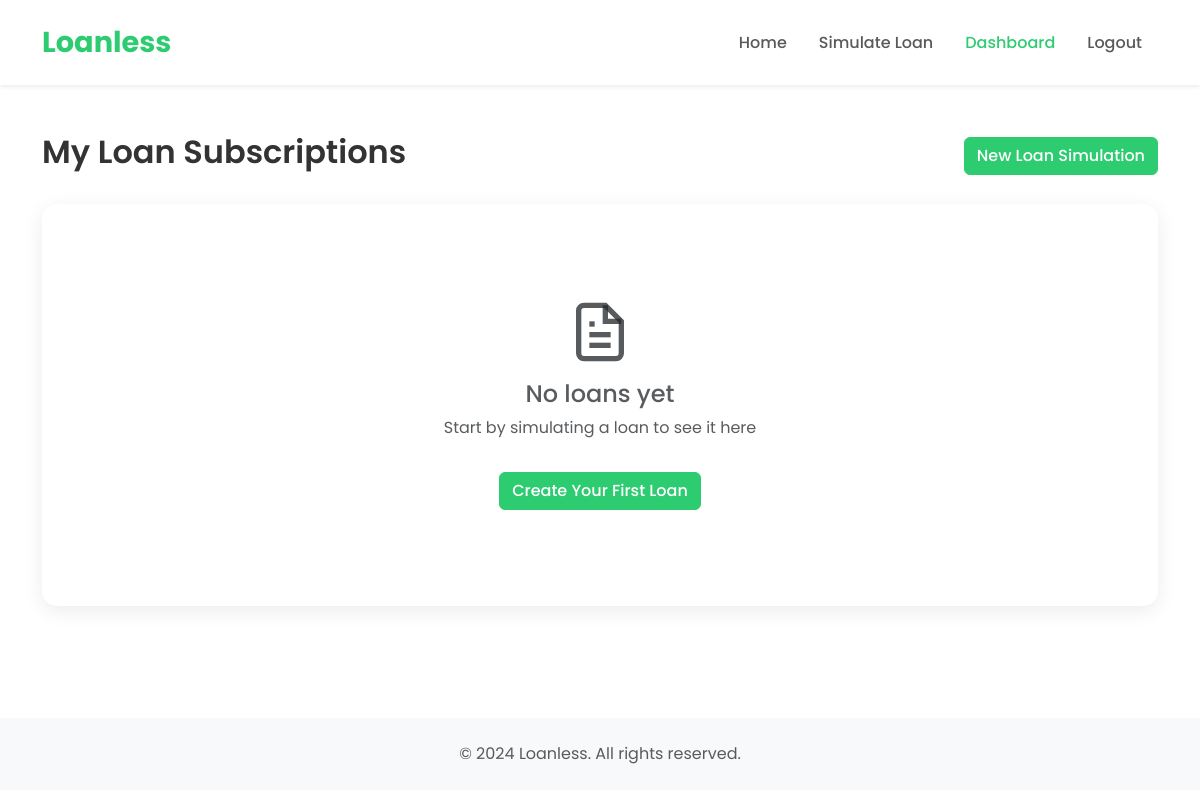
The page /dashboard (signed in) on the database as committed earlier.
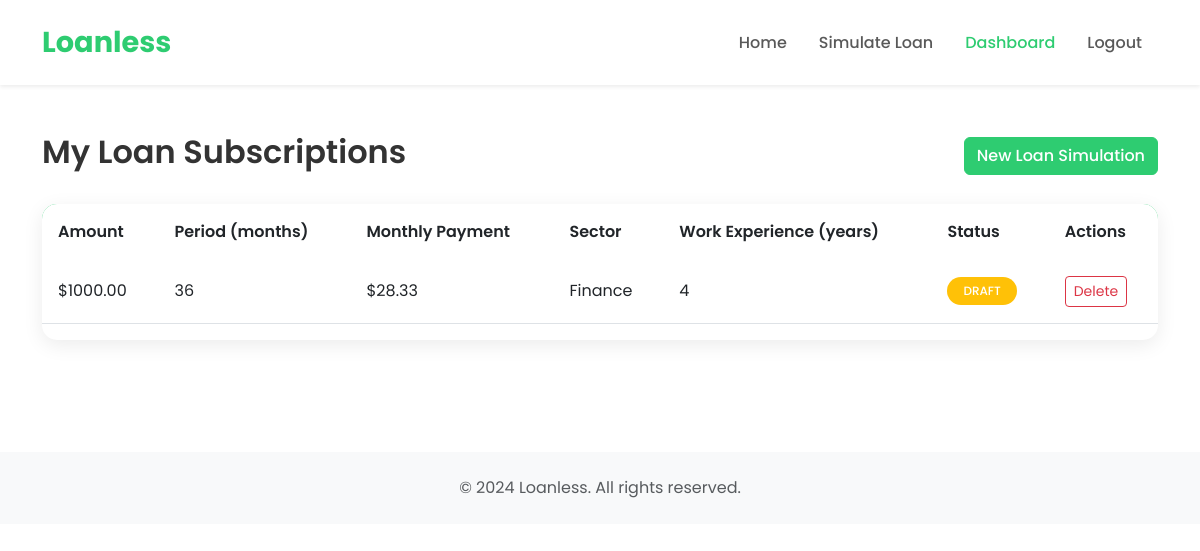
The same page on the database as committed later.
### models.py (models this page shows, shortened)
class Loan(db.Model):
    __tablename__ = 'loans'
    id = db.Column(db.Integer, primary_key=True)
    user_id = db.Column(db.Integer, db.ForeignKey('users.id'), nullable=False)
    amount = db.Column(db.Float, nullable=False)
    work_years = db.Column(db.Integer, nullable=False)
    sector = db.Column(db.String(100), nullable=False)
    payment_period = db.Column(db.Integer, nullable=False)  # in months
    monthly_payment = db.Column(db.Float, nullable=False)
    status = db.Column(db.String(20), default='draft')  # 'draft' or 'accepted'

### app.py (the view)
@app.route('/dashboard')
@login_required
def dashboard():
    loans = Loan.query.filter_by(user_id=current_user.id).order_by(Loan.id.desc()).all()
    return render_template('dashboard.html', loans=loans)

### app.py (called while the page is built)
@login_manager.user_loader
def load_user(user_id):
    return User.query.get(int(user_id))

### templates/dashboard.html (shortened to what this page needs)
<!DOCTYPE html>
<html lang="en">
<head>
    <link href="https://cdn.jsdelivr.net/npm/bootstrap@5.3.0/dist/css/bootstrap.min.css" rel="stylesheet">
    <link rel="stylesheet" href="{{ url_for('static', filename='css/style.css') }}">
</head>
<body>
    <nav class="navbar navbar-expand-lg navbar-light bg-white shadow-sm">
        <div class="container">
            <a class="navbar-brand brand-name" href="{{ url_for('main') }}">Loanless</a>
            <div class="collapse navbar-collapse" id="navbarNav">
                <ul class="navbar-nav ms-auto">
                    <li class="nav-item">
                        <a class="nav-link" href="{{ url_for('main') }}">Home</a>
                    </li>
                    <li class="nav-item">
                        <a class="nav-link" href="{{ url_for('simulate') }}">Simulate Loan</a>
                    </li>
                    <li class="nav-item">
                        <a class="nav-link active" href="{{ url_for('dashboard') }}">Dashboard</a>
                    </li>
                    <li class="nav-item">
                        <a class="nav-link" href="{{ url_for('logout') }}">Logout</a>
                    </li>
                </ul>
            </div>
        </div>
    </nav>
    <section class="py-5">
        <div class="container">
            <div class="d-flex justify-content-between align-items-center mb-4">
                <h2 class="section-title">My Loan Subscriptions</h2>
                <a href="{{ url_for('simulate') }}" class="btn btn-success">New Loan Simulation</a>
            </div>
            {% if loans %}
            <div class="table-responsive">
                <table class="table table-hover">
                    <thead>
                        <tr>
                            <th>Amount</th>
                            <th>Period (months)</th>
                            <th>Monthly Payment</th>
                            <th>Sector</th>
                            <th>Work Experience (years)</th>
                            <th>Status</th>
                            <th>Actions</th>
                        </tr>
                    </thead>
                    <tbody>
                        {% for loan in loans %}
                        <tr>
                            <td>${{ "%.2f"|format(loan.amount) }}</td>
                            <td>{{ loan.payment_period }}</td>
                            <td>${{ "%.2f"|format(loan.monthly_payment) }}</td>
                            <td>{{ loan.sector }}</td>
                            <td>{{ loan.work_years }}</td>
                            <td>
                                <span class="badge {% if loan.status == 'accepted' %}bg-success{% else %}bg-warning{% endif %}">
                                    {{ loan.status|upper }}
                                </span>
                            </td>
                            <td>
                                <form method="POST" action="{{ url_for('delete_loan', loan_id=loan.id) }}" style="display: inline;">
                                    <button type="submit" class="btn btn-sm btn-outline-danger" onclick="return confirm('Are you sure you want to delete this loan?')">
                                        Delete
                                    </button>
                                </form>
                            </td>
                        </tr>
                        {% endfor %}
                    </tbody>
                </table>
            </div>
            {% else %}
            <div class="empty-state">
                <div class="text-center py-5">
                    <h4 class="text-muted">No loans yet</h4>
                    <p class="text-muted">Start by simulating a loan to see it here</p>
                    <a href="{{ url_for('simulate') }}" class="btn btn-success mt-3">Create Your First Loan</a>
                </div>
            </div>
            {% endif %}
        </div>
    </section>
    <footer class="footer py-4">
        <div class="container text-center">
            <p class="text-muted mb-0">&copy; 2024 Loanless. All rights reserved.</p>
        </div>
    </footer>
</body>
</html>

### static/css/style.css (style rules this page uses)
* { font-family: 'Poppins', sans-serif; }
.brand-name { font-weight: 700; font-size: 1.8rem; color: #2ECC71; }
.navbar { padding: 1rem 0; }
.navbar-brand { font-weight: 700; }
.nav-link { font-weight: 500; margin: 0 0.5rem; }
.nav-link.active { color: #2ECC71 !important; }
.section-title { font-weight: 600; color: #333; font-size: 2rem; }
.table-responsive { background: white; border-radius: 15px; overflow: hidden; box-shadow: 0 5px 20px rgba(0, 0, 0, 0.08); }
.table thead { background: #2ECC71; color: white; }
.table thead th { border: none; padding: 1rem; font-weight: 600; }
.table tbody tr { transition: background 0.2s; }
.table tbody td { padding: 1rem; vertical-align: middle; }
.footer { background: #f8f9fa; margin-top: 4rem; }
.btn-success { background-color: #2ECC71; border-color: #2ECC71; font-weight: 500; }
.badge { padding: 0.5rem 1rem; border-radius: 20px; font-weight: 500; }

Rows that differ between the two databases and show on the page:
added Loan: amount "1000.00", payment_period "36", monthly_payment "28.33", sector "Finance", work_years "4", status "DRAFT"
Other text that changed with them:
text no longer shown: "No loans yet Start by simulating a loan to see it here Create Your First Loan"
text now shown: "Amount Period (months) Monthly Payment Sector Work Experience (years) Status Actions"
